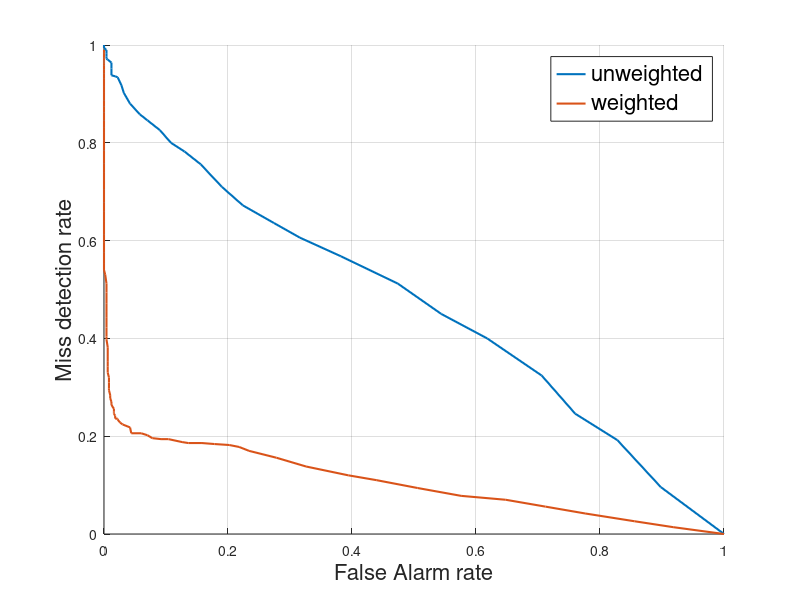

Write the MATLAB code that produced this figure.
clear
close all
load('./lb0_3/muchangeH0.mat')
test_baba_H0 = test_baba;
test_baba_opt_H0 = test_baba_opt;
load('./Mixture/muchangevar11.mat')
test_baba_H1 = test_baba;
test_baba_opt_H1 = test_baba_opt;
thresh = 0:0.1:10;
unweighted_H0=zeros(length(test_baba),length(thresh));
weighted_H0=zeros(length(test_baba),length(thresh));
unweighted_H1=zeros(length(test_baba),length(thresh));
weighted_H1=zeros(length(test_baba),length(thresh));
indices = 7;%mixturevar11 mu=6, mixturevar10_1 mu=3, normal mu=6(0.3)
fontsize = 16;
figure('position', [500, 200, 900, 750])
hold on
grid on
xlabel('False Alarm rate','FontSize', fontsize)
ylabel('Miss detection rate','FontSize', fontsize)
for i=indices
    c_test_baba = test_baba{i};
    c_test_baba_opt = test_baba_opt{i};
    for j=1:length(thresh)
        unweighted_H0(i,j)=mean(abs(test_baba_H0)<thresh(j));
        weighted_H0(i,j)=mean(abs(test_baba_opt_H0)<thresh(j));
        unweighted_H1(i,j)=mean(abs(test_baba_H1{i})<thresh(j));
        weighted_H1(i,j)=mean(abs(test_baba_opt_H1{i})<thresh(j));
    end
%     scatter(1-unweighted_H0(i,:),unweighted_H1(i,:),25,'filled');
%     scatter(1-weighted_H0(i,:),weighted_H1(i,:),25,'filled');
    f1=plot(1-unweighted_H0(i,:),unweighted_H1(i,:),'LineWidth',1.5);
    f2=plot(1-weighted_H0(i,:),weighted_H1(i,:),'LineWidth',1.5);
end
L1=legend('unweighted','weighted');
set(L1,'FontSize',fontsize);
